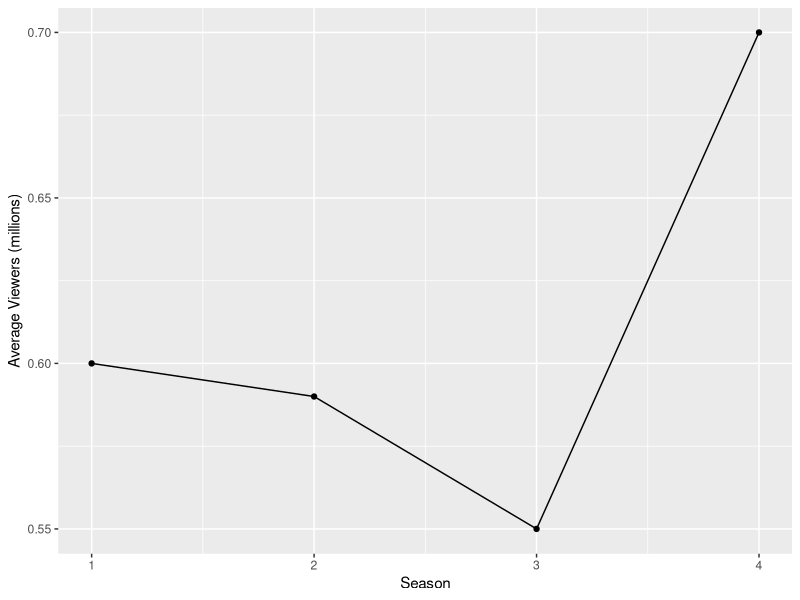
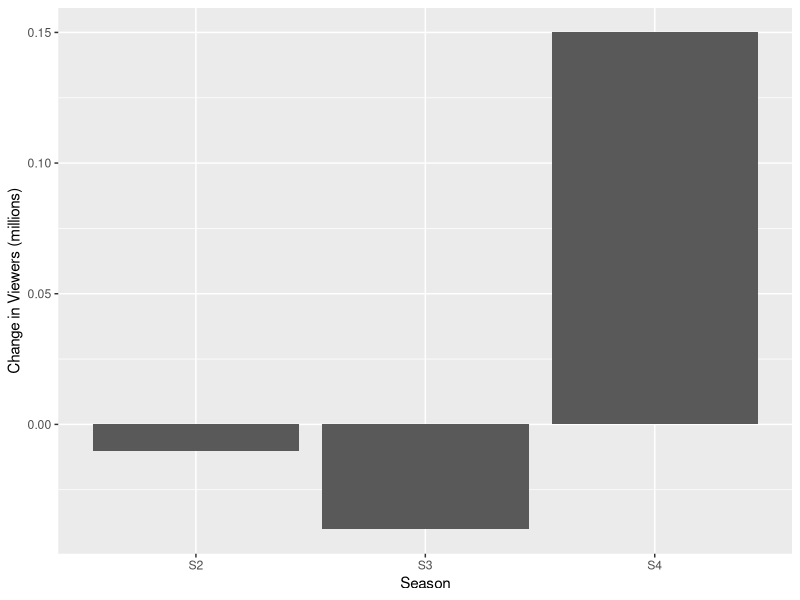

These charts were generated, in order, by the following R code:
## ---- chunk 1
#| label: viewership-over-time
#| fig-cap: "Average Viewership by Season"

library(ggplot2)

data <- data.frame(
  Season = 1:4,
  Viewers = c(0.60, 0.59, 0.55, 0.70)
)

ggplot(data, aes(x = Season, y = Viewers)) +
  geom_line() +
  geom_point() +
  labs(x = "Season", y = "Average Viewers (millions)")
## ---- chunk 2
#| label: viewership-change
#| fig-cap: "Change in Viewership Between Seasons"

change <- diff(c(0.60, 0.59, 0.55, 0.70))
data_change <- data.frame(
  Season = paste0("S", 2:4),
  Change = change
)

ggplot(data_change, aes(x = Season, y = Change)) +
  geom_col() +
  labs(x = "Season", y = "Change in Viewers (millions)")
